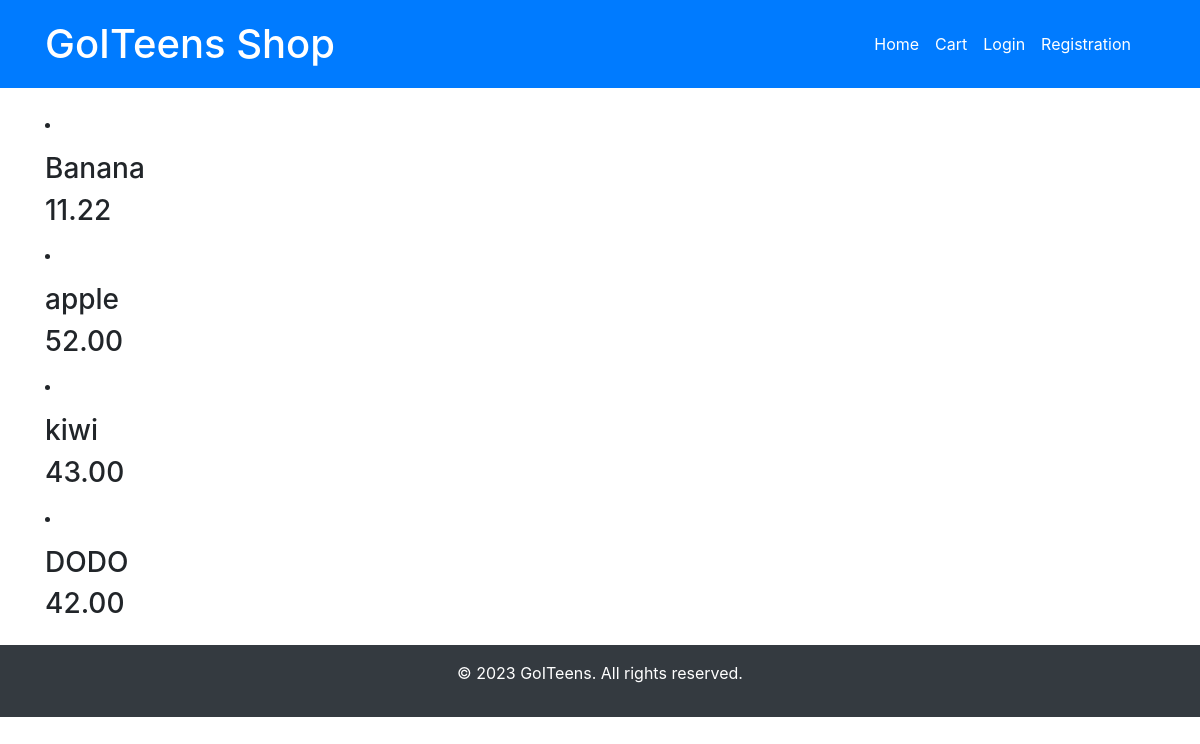
Before: /cache2 with the older database file.
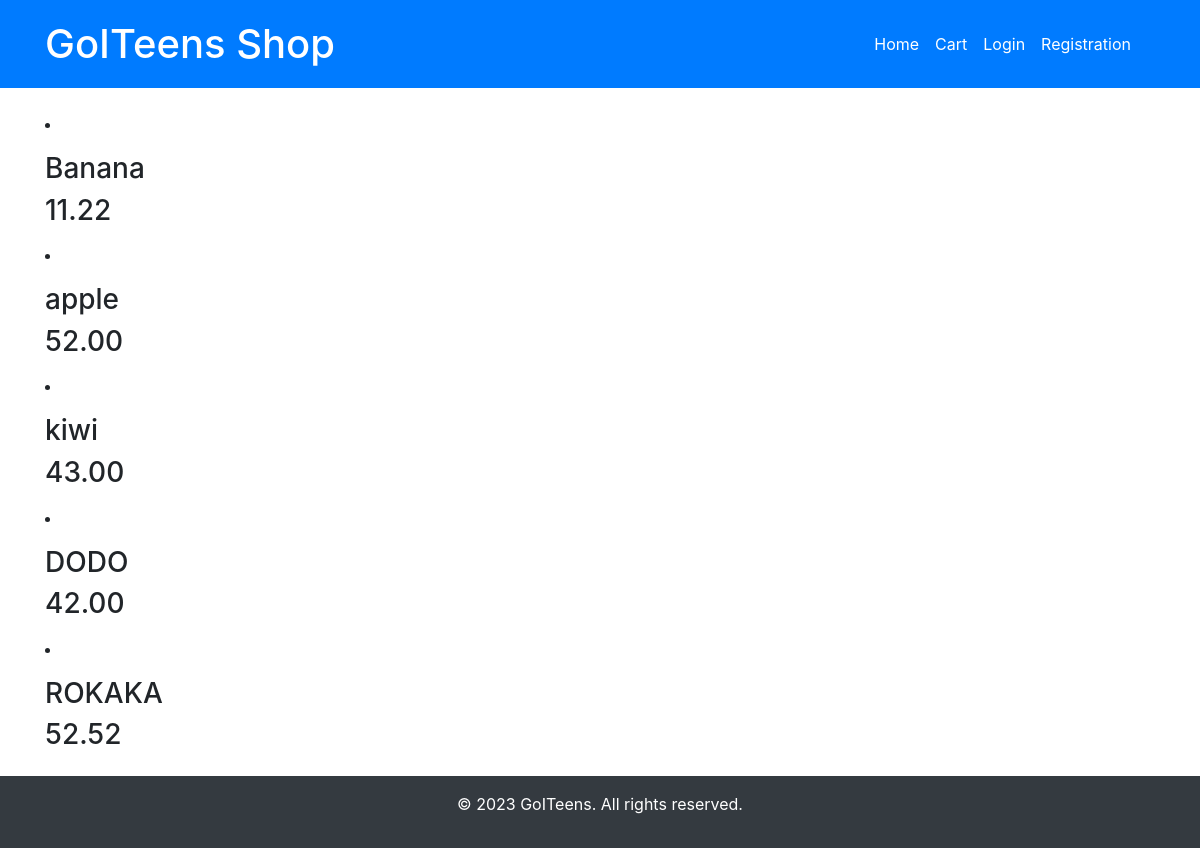
After: the same page with the newer database file.
### myapp/models.py (models this page shows, shortened)
class Product(models.Model):
    name = models.CharField(max_length=100)
    description = models.TextField()
    price = models.DecimalField(max_digits=10, decimal_places=2)
    is_top = models.BooleanField(default=False)
    photo = models.CharField(max_length=20, null=True)

### myapp/views.py (the view)
# urls.py: path('cache2', test_cache2),
@cache_page(5)
def test_cache2(request):
    all_rows = Product.objects.all()
    return render(request, 'cache.html', {"products": all_rows})

### myapp/templates/cache.html (shortened to what this page needs)
{% extends 'base.html' %}
{% block content %}
    {% for product in products %}
        <li>
            <p>
                <h3>{{ product.name }}</h3>
                <h3>{{ product.price }}</h3>
            </p>
        </li>
    {% endfor %}
{% endblock %}

Changed rows visible on the page:
added Product: name "ROKAKA", price "52.52"
